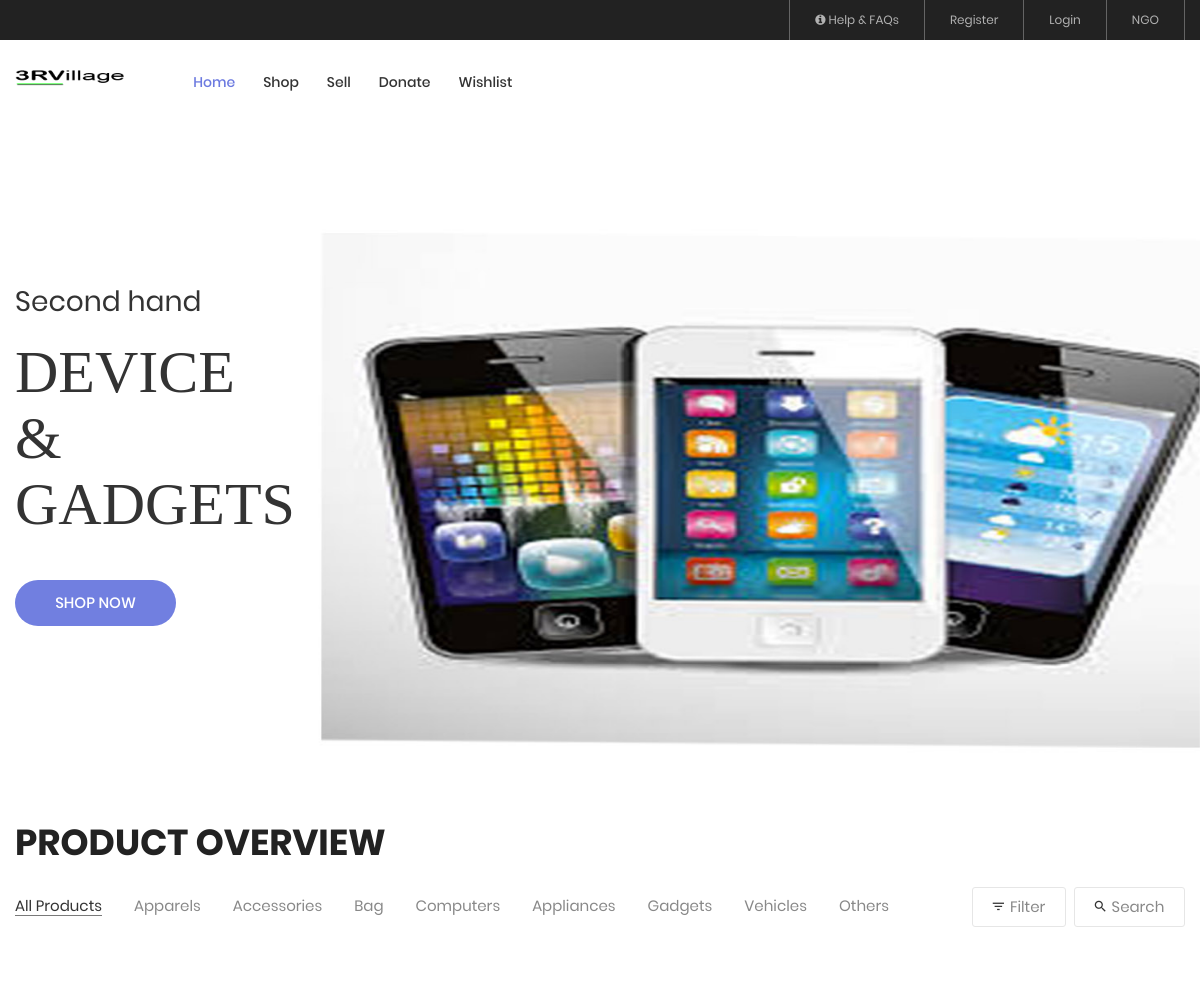
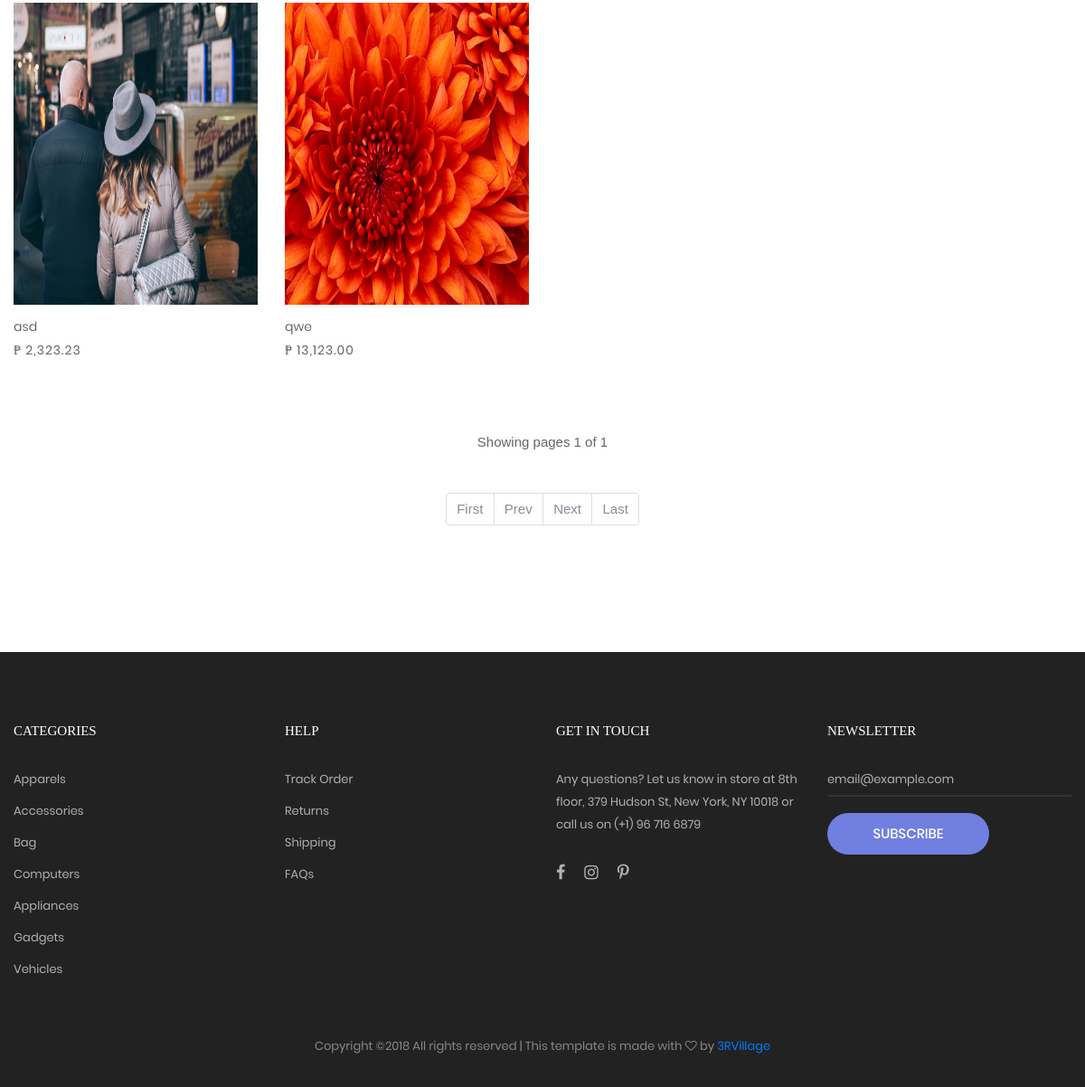
Page /index.php?display=all_products on the committed database (2 pictures, top to bottom).
### tables this page shows
CREATE TABLE `itemsell` (
  `ItemSellID` int(11) NOT NULL,
  `SItemTitle` varchar(50) NOT NULL,
  `SItemCat` varchar(50) NOT NULL,
  `SItemDesc` varchar(255) NOT NULL,
  `SItemLocation` varchar(255) NOT NULL,
  `SItemPrice` decimal(10,2) NOT NULL,
  `SItemImages1` varchar(255) NOT NULL,
  `SItemImages2` varchar(255) NOT NULL,
  `SItemImages3` varchar(255) NOT NULL,
  `SItemImages4` varchar(255) NOT NULL,
  `SItemImages5` varchar(255) NOT NULL,
  `SItemImages6` varchar(255) NOT NULL,
  `SItemPosted` timestamp NOT NULL DEFAULT CURRENT_TIMESTAMP,
  `accountid` int(11) NOT NULL,
  `SItemStatus` int(11) NOT NULL DEFAULT '1'
);

### public/products.php (the view, shortened to what this page needs)
 <?php
 if(!isset($_GET['page']) || $_GET['page'] <=0 || !is_numeric($_GET['page'])){
       $page = 1;
     }else{
       $page = $_GET['page'];
     }
   function paginationAll($table,$field,$field1Ans,$page,$offset,$limit,$order,$sort,$add){
       include('connection.php');
     $arrayData = [];
     $sql = mysqli_query($conn,"SELECT COUNT(*) FROM $table WHERE $field = '$field1Ans'");
     $totalPage = mysqli_fetch_array($sql)[0];
     $totalPages = ceil($totalPage/$limit);
     $offset = ($page-1) * $limit;
     $first = ($page <= 1)?"disabled":"";
     $prevLI = ($page <= 1)?"disabled":"";
     $prevLink = ($prevLI == "disabled")?"#":"?page=".($page-1)."".$add;
     $nextLI = ($page >= $totalPages)?"disabled":"";
     $nextLink = ($nextLI == "disabled")?"#":"?page=".($page+1)."".$add;
     $lastLI = ($page >= $totalPages)?"disabled":"";
     $lastLink = ($lastLI == "disabled")?"#":"?page=".$totalPages."".$add;
     $pagination = '
       <nav>
         <ul class="pagination">
           <li class="page-item '.$first.'"><a class="page-link" href="?page=1'.$add.'">First</a></li>
           <li class="page-item '.$prevLI.'"><a class="page-link" href="'.$prevLink.'">Prev</a></li>
           <li class="page-item '.$nextLI.'"><a class="page-link" href="'.$nextLink.'">Next</a></li>
           <li class="page-item '.$lastLI.'"><a class="page-link" href="'.$lastLink.'">Last</a></li>
         </ul>
       </nav>
       ';
     if(is_numeric($page)){
        $sql = mysqli_query($conn,"SELECT * FROM $table WHERE $field = '$field1Ans' ORDER BY $order $sort LIMIT $offset,$limit");
        while ($row = mysqli_fetch_assoc($sql)){
         $arrayData[] = $row;
        }
     }
     return json_encode(array("pagination"=>$pagination,"data"=>$arrayData,"showing"=>$page,"all"=>$totalPages));
   }
   if($_GET['display'] != "all_products"){
     $dataAll = json_decode(pagination("itemsell","SItemStatus",1,"SItemCat",$category,$page,1,12,"ItemSellID","DESC","&display=".$_GET['display']),true);
   }else{
      $dataAll = json_decode(paginationAll("itemsell","SItemStatus",1,$page,1,12,"ItemSellID","DESC","&display=".$_GET['display']),true);
   }
 ?>
<section class="bg0 p-t-23 p-b-140" id="products">
	<div class="container">
		<div class="p-b-10">
			<h3 class="ltext-103 cl5">
				Product Overview
			</h3>
		</div>
			<div class="flex-w flex-sb-m p-b-52">
	        <div class="flex-w flex-l-m filter-tope-group m-tb-10">
	          <a class="stext-106 cl6 hov1 bor3 trans-04 m-r-32 m-tb-5 how-active1" href="?display=all_products#products" data-filter="*">
	            All Products
	          </a>
	          <a class="stext-106 cl6 hov1 bor3 trans-04 m-r-32 m-tb-5" href="?display=apparels#products" data-filter=".apparels">
	            Apparels
	          </a>
	          <a class="stext-106 cl6 hov1 bor3 trans-04 m-r-32 m-tb-5" href="?display=accessories#products" data-filter=".accessories">
	            Accessories
	          </a>
	          <a class="stext-106 cl6 hov1 bor3 trans-04 m-r-32 m-tb-5" href="?display=bag#products" data-filter=".bag">
	            Bag
	          </a>
	          <a class="stext-106 cl6 hov1 bor3 trans-04 m-r-32 m-tb-5" href="?display=computers#products" data-filter=".computers">
	            Computers
	          </a>
	          <a class="stext-106 cl6 hov1 bor3 trans-04 m-r-32 m-tb-5" href="?display=appliances#products" data-filter=".appliances">
	            Appliances
	          </a>
	          <a class="stext-106 cl6 hov1 bor3 trans-04 m-r-32 m-tb-5" href="?display=gadgets#products" data-filter=".gadgets">
	            Gadgets
	          </a>
	          <a class="stext-106 cl6 hov1 bor3 trans-04 m-r-32 m-tb-5" href="?display=vehicles#products" data-filter=".vehicles">
	            Vehicles
	          </a>
	          <a class="stext-106 cl6 hov1 bor3 trans-04 m-r-32 m-tb-5" href="?display=others#products" data-filter=".others">
	            Others
	          </a>
	        </div>
			<div class="flex-w flex-c-m m-tb-10">
				<div class="flex-c-m stext-106 cl6 size-104 bor4 pointer hov-btn3 trans-04 m-r-8 m-tb-4 js-show-filter">
					<i class="icon-filter cl2 m-r-6 fs-15 trans-04 zmdi zmdi-filter-list"></i>
					 Filter
				</div>
				<div class="flex-c-m stext-106 cl6 size-105 bor4 pointer hov-btn3 trans-04 m-tb-4 js-show-search">
					<i class="icon-search cl2 m-r-6 fs-15 trans-04 zmdi zmdi-search"></i>
					Search
				</div>
			</div>
		</div>
		<?php
		$builder = $dom = null;
	    foreach ($dataAll['data'] as $value) {
          $builder =
	    	'
	    	<div class="col-sm-6 col-md-4 col-lg-3 p-b-35 isotope-item '.$linkClass.'">
				<div class="block2">
					<div class="block2-pic hov-img0">
					<img src="../upload/'.$value['SItemImages1'].'" height="334" width="270"/>
						<a href="#" class="block2-btn flex-c-m stext-103 cl2 size-102 bg0 bor2 hov-btn1 p-lr-15 trans-04 js-show-modal1 prevITEM">
							Preview Item
						</a>
						<input type="hidden" name="itemsellID" value="'.$value['ItemSellID'].'">
					</div>
					<div class="block2-txt flex-w flex-t p-t-14">
						<div class="block2-txt-child1 flex-col-l ">
							<a class="stext-104 cl4 hov-cl1 trans-04 js-name-b2 p-b-6">
								'.$value['SItemTitle'].'
							</a>
							<span class="stext-105 cl3">
								₱ '.number_format($value['SItemPrice'], 2, '.', ',').'
							</span>
						</div>
					</div>
				</div>
			</div>
	    	';
	    	$dom = $dom."".$builder;
	 	}
	 	?>
	 	<div class="row isotope-grid">
			<?php echo $dom; ?>
		</div>
	</div>
		<div class="flex-c-m flex-w w-full p-t-45">
       <?php
               if($dataAll['all'] == 0){
                 echo '<div class="flex-c-m stext-101 cl5 size-103 bg2 bor1 ">No Data Found</div>';
               }
               else{
               echo "Showing pages ".$dataAll['showing']." of ".$dataAll['all'];
               ?>
               <div class="flex-c-m flex-w w-full p-t-45">
                 <?php
                     echo $dataAll['pagination'];
               }
            ?>
     </div>
</section>

### css/main.css (style rules this page uses)
.container { max-width: 1380px; }
@media (max-width: 1600px) { .container { max-width: 1200px; } }
.block2-pic { position: relative; }
.block2-txt-child1 { width: calc(100% - 30px); }
.cl2 { color: #333; }
.cl3 { color: #666; }
.cl4 { color: #999; }
.cl5 { color: #222; }
.cl6 { color: #888; }
.stext-104 { font-family: Poppins-Regular; font-size: 14px; line-height: 1.466667; }
.stext-105 { font-family: Poppins-Regular; font-size: 14px; line-height: 1.466667; letter-spacing: 1px; }
.stext-106 { font-family: Poppins-Regular; font-size: 15px; line-height: 1.2; }
.ltext-103 { font-family: Poppins-Bold; font-size: 36px; line-height: 1.1; text-transform: uppercase; }
.size-104 { min-width: 94px; height: 40px; }
.size-105 { min-width: 111px; height: 40px; }
.bg0 { background-color: #fff; }
.bor3 { border-bottom: 1px solid transparent; }
.bor4 { border: 1px solid #e6e6e6; border-radius: 3px; }
.how-active1 { color: #333; border-color: #797979; }
.hov-img0 { display: block; overflow: hidden; }
.hov-img0 img { width: 100%; -webkit-transition: transform 0.9s ease; -o-transition: transform 0.9s ease; -moz-transition: transform 0.9s ease; transition: transform 0.9s ease; }

### rows in the picture
itemsell: SItemImages1 (picture), SItemTitle "asd", SItemPrice "2,323.23"
itemsell: SItemImages1 (picture), SItemTitle "qwe", SItemPrice "13,123.00"

### other values in the picture
$dataAll['showing'] "1"
$dataAll['all'] "1"
